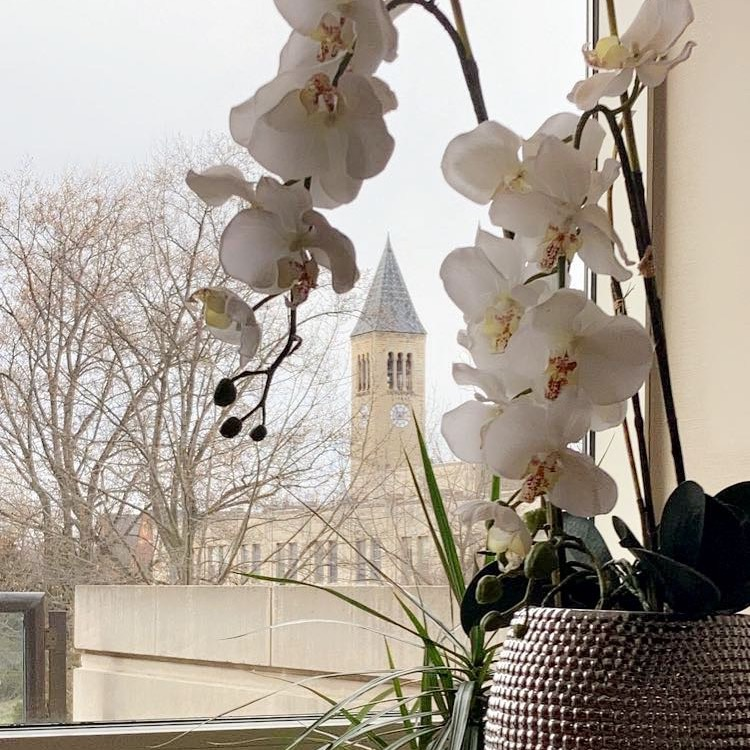
#> input picture flower.jpg, 750 x 750 px
$ python test.py
#> lines starting #> are read from the running program, lines starting #| are printed output that depends on the picture
from PIL import Image, ImageFilter
import numpy as np
import matplotlib.pyplot as plt
img = Image.open("flower.jpg")
#> img is the input picture: PIL image 750x750 RGB; mean R, G, B 169.9, 160.4, 149.3

gx = np.array([[-1, 0, 1],
               [-2, 0, 2],
               [-1, 0, 1]])

gy = np.array([[-1, -2, -1],
               [0, 0, 0],
               [1, 2, 1]])
gx_image = img.filter(ImageFilter.Kernel((3, 3), gx.flatten(), 1))
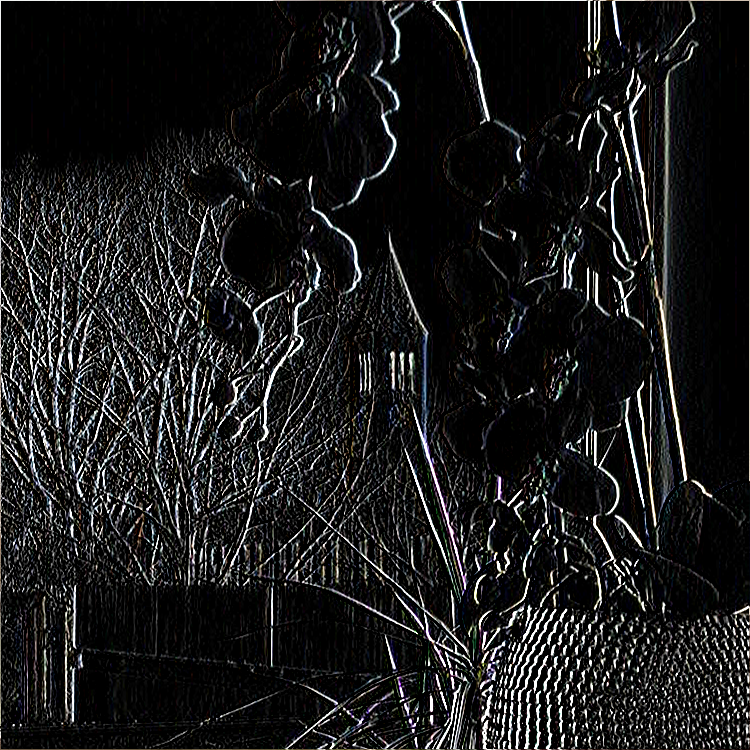
#> gx_image: PIL image 750x750 RGB; mean R, G, B 27.5, 27.7, 27.8
gy_image = img.filter(ImageFilter.Kernel((3, 3), gy.flatten(), 1))
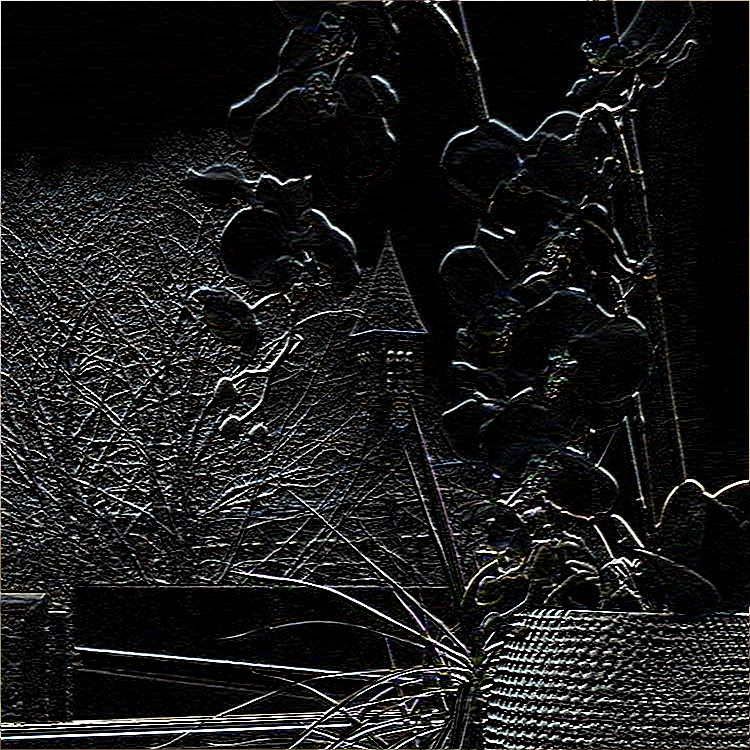
#> gy_image: PIL image 750x750 RGB; mean R, G, B 26.3, 26.4, 26.6
gx_numpy = np.array(gx_image)
gy_numpy = np.array(gy_image)
g_numpy = np.sqrt(gx_numpy.astype(np.uint64) **
                  2 + gy_numpy.astype(np.uint64)**2)
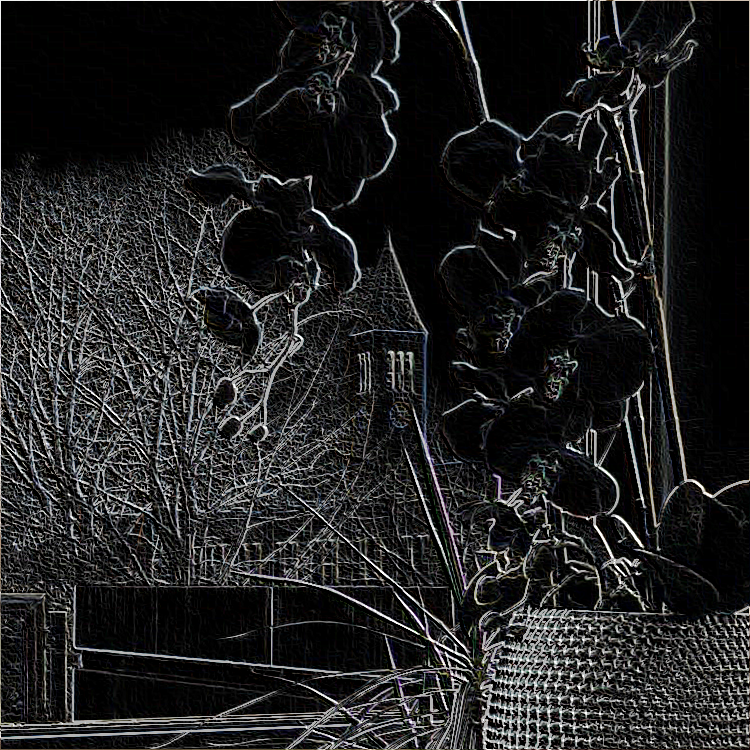
#> g_numpy: shape (750, 750, 3) float64; mean R, G, B 47.9, 48.2, 48.5; drawn with min black and max white
theta = np.arctan2(gx_numpy, gy_numpy)
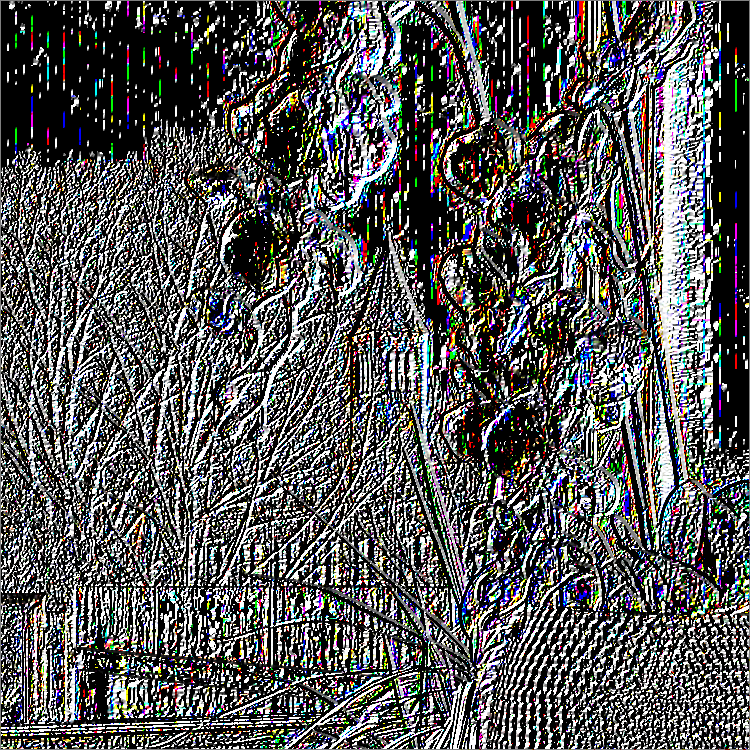
#> theta: shape (750, 750, 3) float16; mean R, G, B 0.532, 0.532, 0.531; drawn with min black and max white
plt.imshow(gx_numpy)
plt.axis("off")
plt.show()

plt.imshow(gy_numpy)
plt.axis("off")
plt.show()

$ run again, with leaf.jpg copied over flower.jpg
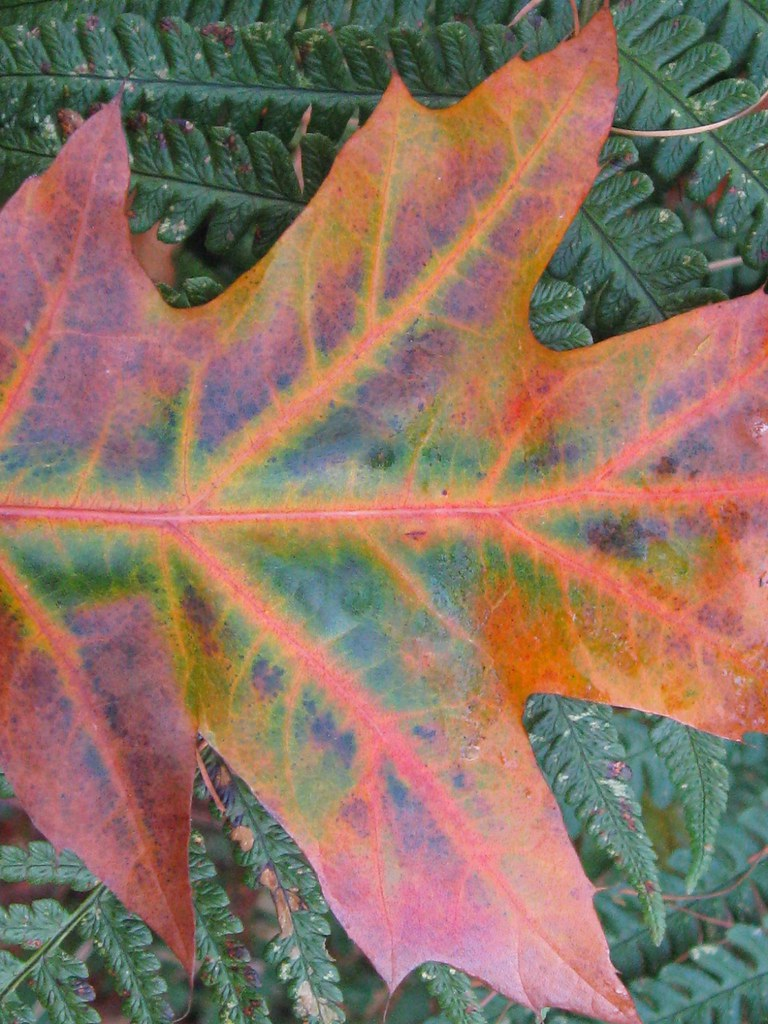
#> input picture leaf.jpg, 768 x 1024 px
#> img is the input picture: PIL image 768x1024 RGB; mean R, G, B 139.6, 115.2, 99.6
#> `g_numpy = np.sqrt(gx_numpy.astype(np.uint64) ** 2 + gy_numpy.astype(np..`:
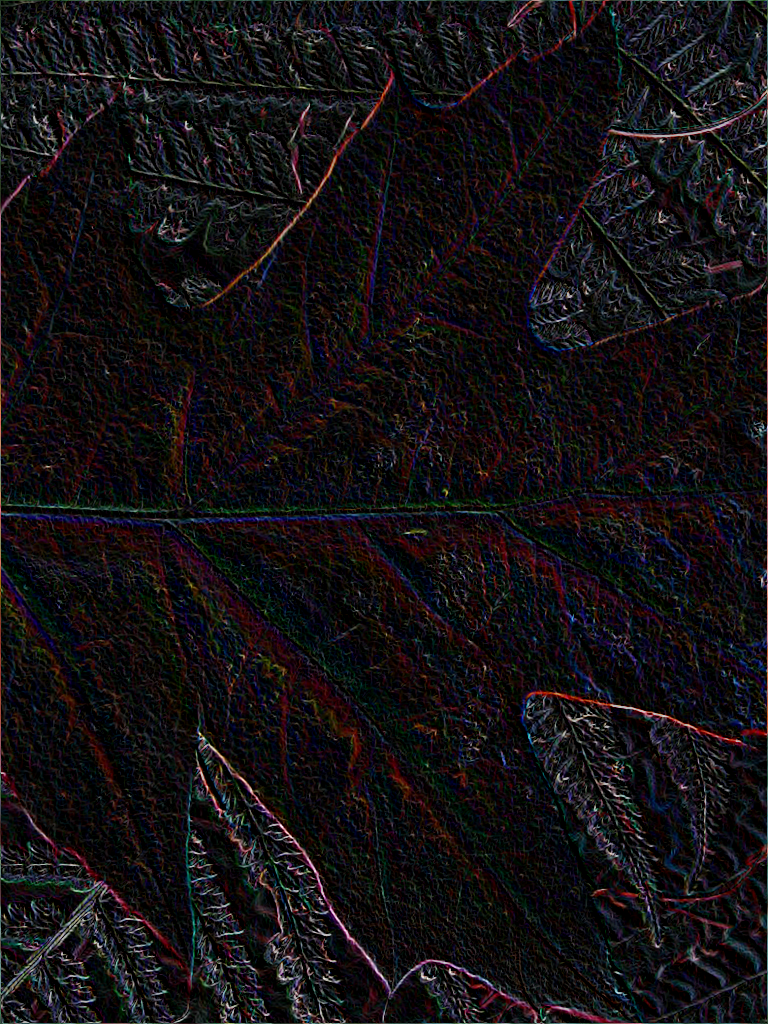
#> g_numpy: shape (1024, 768, 3) float64; mean R, G, B 29.6, 25, 28.3; drawn with min black and max white
#> `theta = np.arctan2(gx_numpy, gy_numpy)`:
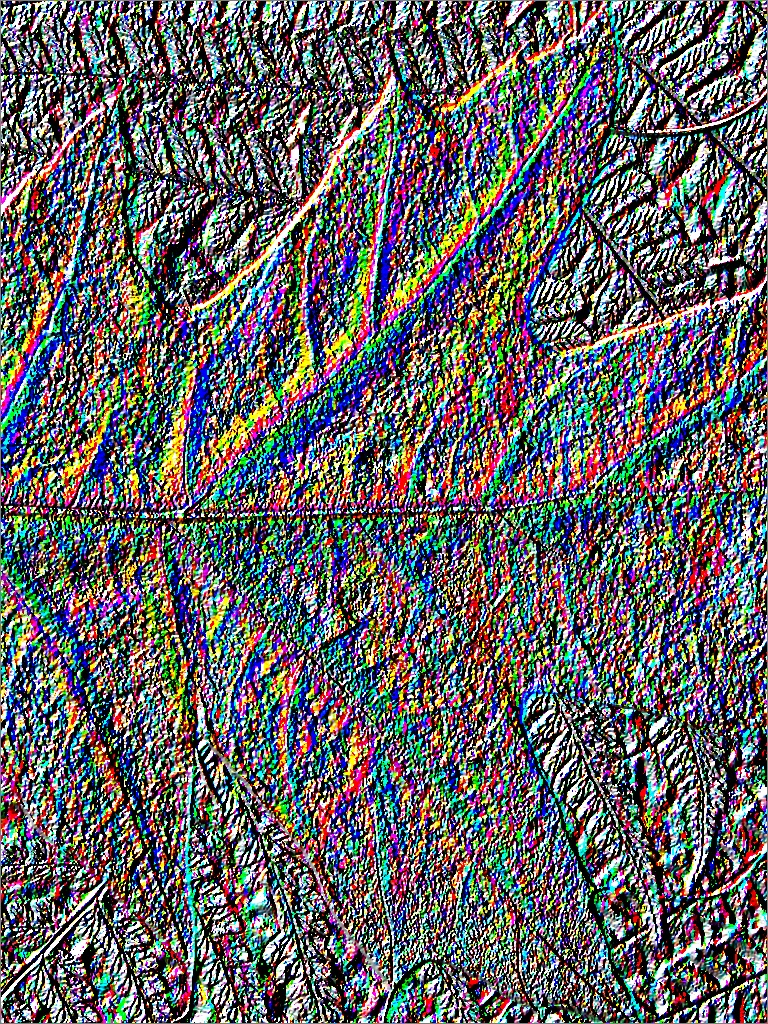
#> theta: shape (1024, 768, 3) float16; mean R, G, B 0.597, 0.594, 0.6; drawn with min black and max white

$ run again, with lizard.jpg copied over flower.jpg
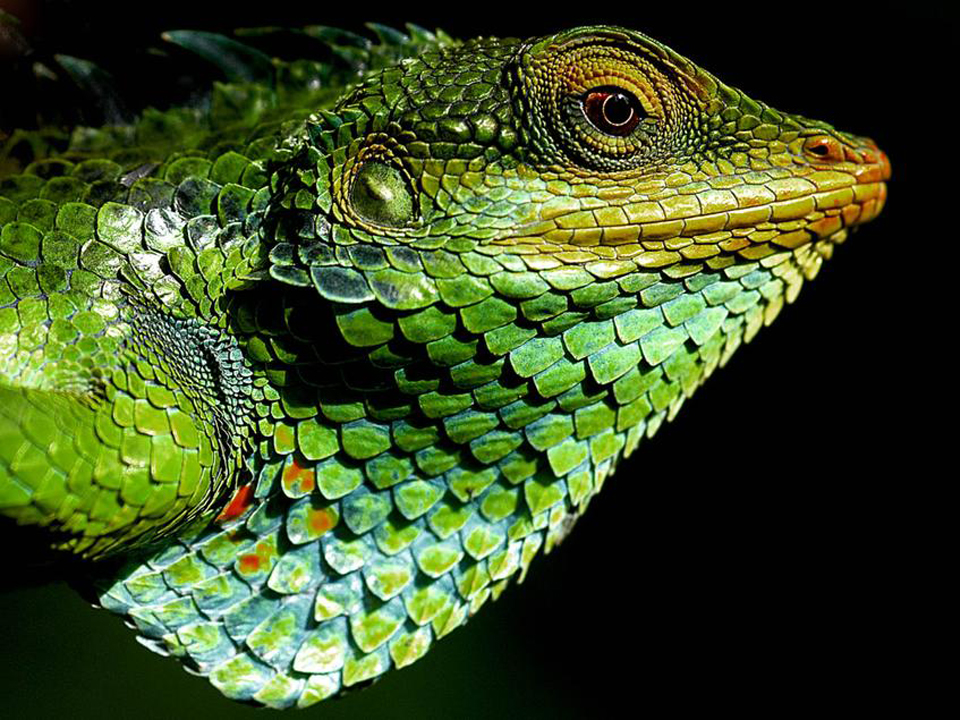
#> input picture lizard.jpg, 960 x 720 px
#> img is the input picture: PIL image 960x720 RGB; mean R, G, B 58.9, 76.1, 36
#> `g_numpy = np.sqrt(gx_numpy.astype(np.uint64) ** 2 + gy_numpy.astype(np..`:
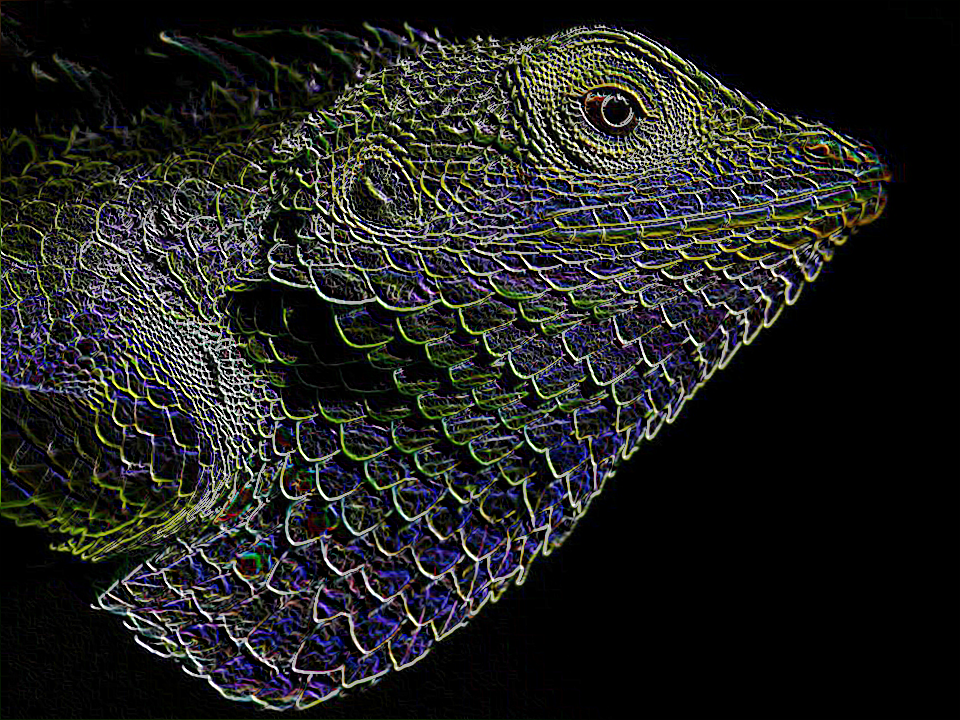
#> g_numpy: shape (720, 960, 3) float64; mean R, G, B 47.2, 48.3, 45.8; drawn with min black and max white
#> `theta = np.arctan2(gx_numpy, gy_numpy)`:
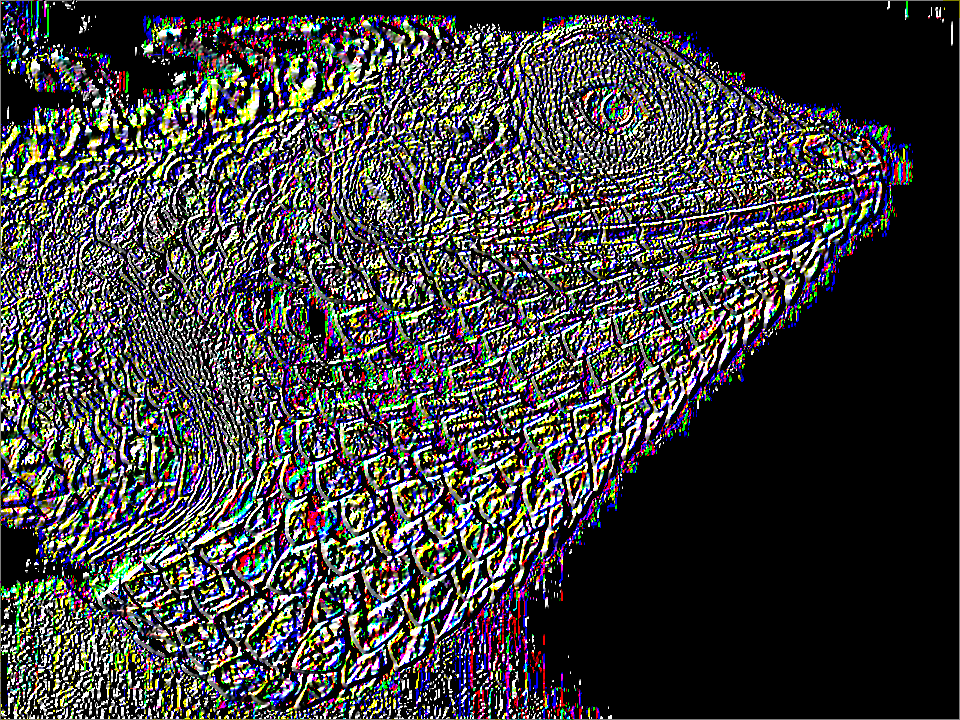
#> theta: shape (720, 960, 3) float16; mean R, G, B 0.393, 0.389, 0.396; drawn with min black and max white
